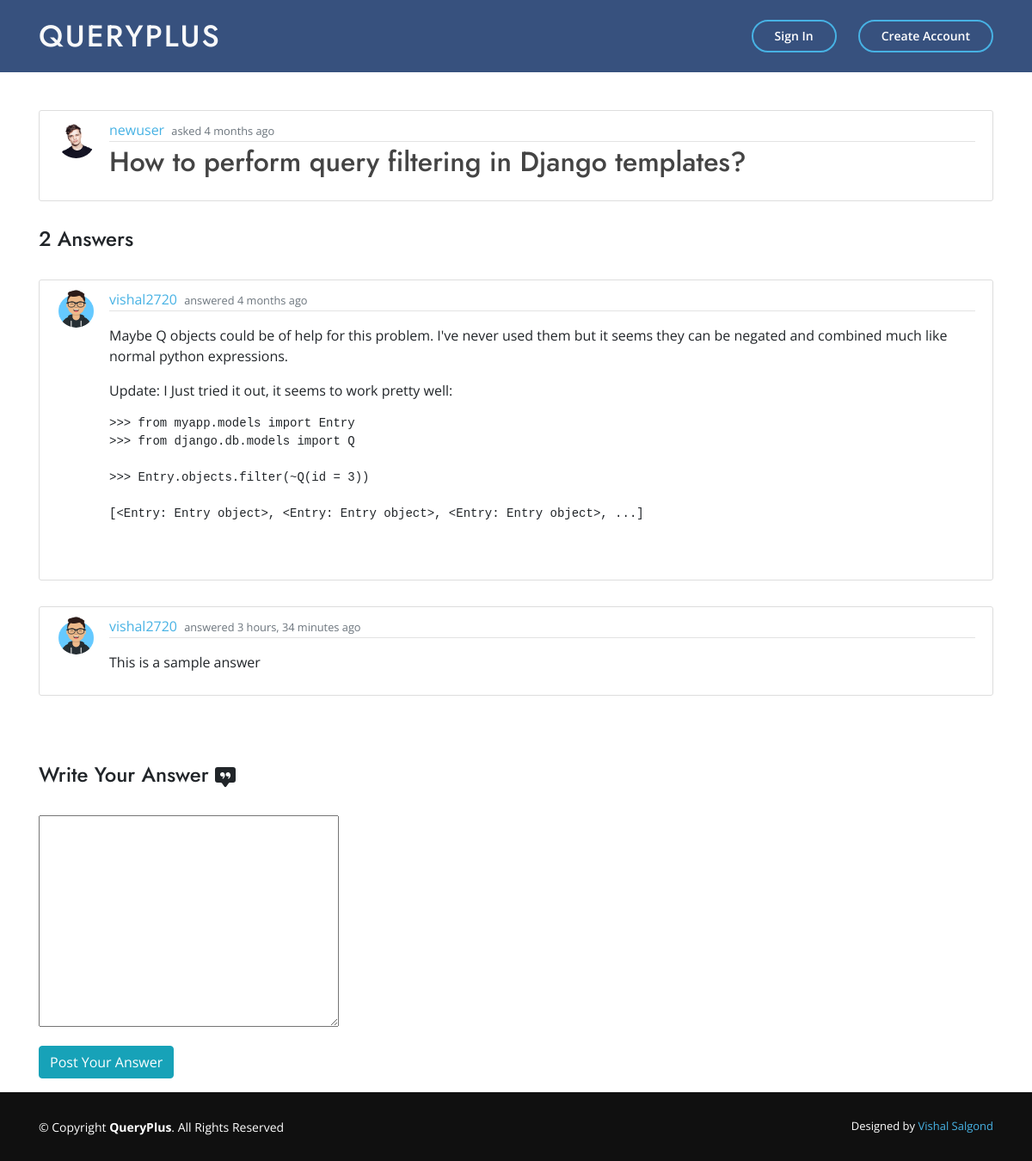
Page /question/17/ on the earlier database version.
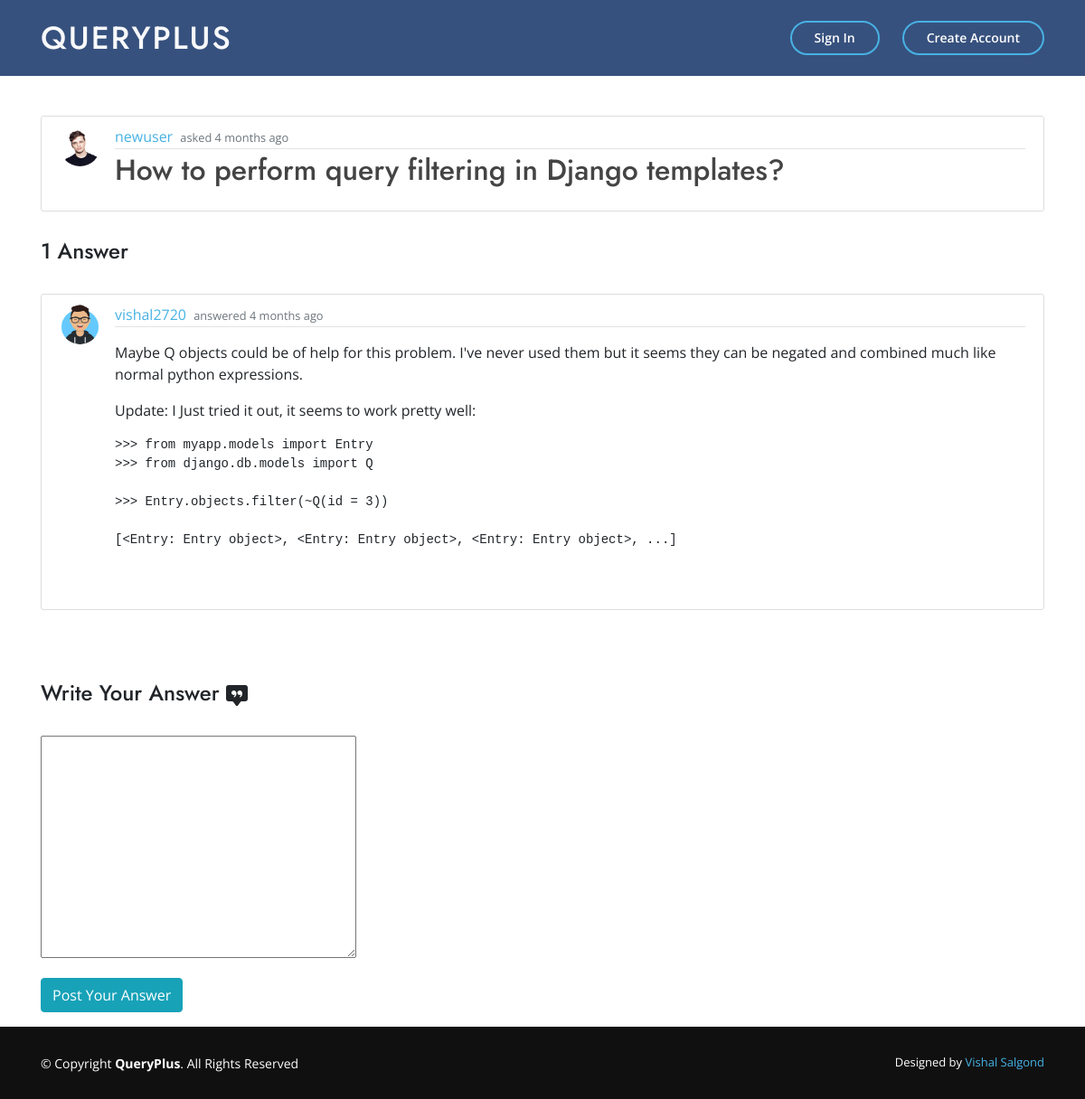
Same page on the later database version.
### main_app/models.py (models this page shows, shortened)
class Answer(models.Model):
    content = RichTextField(blank=True, null=True)
    date_posted = models.DateTimeField(default=timezone.now)
    author = models.ForeignKey(User, on_delete=models.CASCADE)
    answered_to = models.ForeignKey(Question, on_delete=models.CASCADE)

class Profile(models.Model):
    user = models.OneToOneField(User, on_delete=models.CASCADE)
    image = models.ImageField(default='default.jpg',upload_to='profile_pics')

### main_app/views.py (the view, shortened to what this page needs)
# urls.py: path('question/<int:pk>/', QuestionDetailView.as_view(), name='question-detail'),
class QuestionDetailView(DetailView):
    model = Question
    def get_context_data(self, *args, **kwargs):
        context = super(QuestionDetailView,
             self).get_context_data(*args, **kwargs)
        context["form"] = AnswerForm()
        context["answers"] = Answer.objects.filter(answered_to=context["question"])
        context["count"] =  Answer.objects.filter(answered_to=context["question"]).count()
        return context

### main_app/forms.py
class AnswerForm(forms.ModelForm):
    class Meta:
        model = Answer
        fields = ["content"]

### main_app/templates/main_app/question_detail.html (shortened to what this page needs)
{% extends "main_app/base.html" %}
{% load crispy_forms_tags %}
{% load i18n %}
{% block content %}
    <div class="container">
    <article class="media content-section mt-5">
        <img class="rounded-circle article-img" src="{{ object.author.profile.image.url }}" alt="user_image">
        <div class="media-body">
        <div class="article-metadata">
            <a class="mr-1" href="{% url 'user-profile' question.author.username %}">{{ question.author }}</a>
            <small class="text-muted">asked {{ question.date_posted|timesince }} ago</small>
        </div>
            <h2 class="article-title">{{ question.question|safe }}</h2>
        </div>
    </article>
    <br>
    {% if count  %}
        {% for ans in answers %}
            <article class="media content-section">
                <img class="rounded-circle article-img" src="{{ ans.author.profile.image.url }}" alt="">
                <div class="media-body">
                <div class="article-metadata">
                    <a class="mr-1" href="{% url 'user-profile' ans.author.username %}">{{ ans.author }}</a>
                    <small class="text-muted">answered {{ ans.date_posted|timesince }} ago</small>
                </div>
                <p>{{ ans.content|safe }}</p>
                </div>
            </article>
        {% endfor %}
    {% endif %}
    <form method="POST">
        <fieldset class="form-group">
            {% if count  %}
                <h4 class="mt-5">Write Your Answer
                </h4>
                <br>
            {% else %}
                <h4 class="mt-5">Be the first one to Answer</h4>
                <br>
            {% endif %}
            <div>
                {{ form.content|safe }} {{ form.media }}
            </div>
        </fieldset>
        <div class="form-group">
            <button class="btn btn-info" type="submit">Post Your Answer</button>
        </div>
    </form>
</div>
{% endblock content %}

Differences in the rows shown:
removed Answer: author.profile.image (picture), author "vishal2720", date_posted "3 hours, 34 minutes", content "This is a sample answer"
Other differences:
text no longer shown: "2 Answers"
text now shown: "1 Answer"
